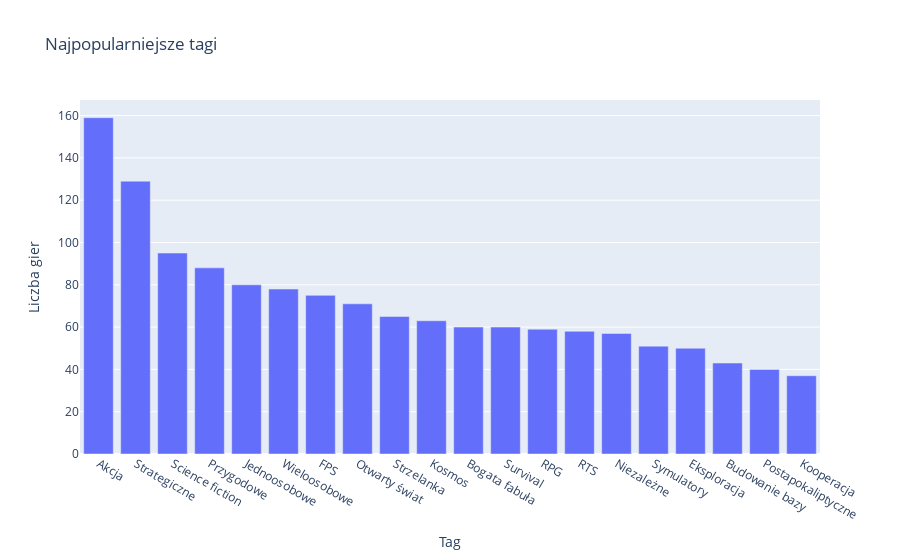

Here is the notebook cell this chart was saved with:
### Code cell
from collections import Counter

# Zliczanie wystąpień tagów
tag_counts = Counter()
for tags in df['Tagi']:
    # Przekształcenie stringa w listę tagów, zakładając, że są oddzielone przecinkami
    tag_list = tags.split(', ')
    tag_counts.update(tag_list)

# Przekształcenie wyników w DataFrame
tag_df = pd.DataFrame(tag_counts.items(), columns=['Tag', 'Count']).sort_values('Count', ascending=False)

# Wizualizacja
fig = px.bar(tag_df.head(20), x='Tag', y='Count', title='Najpopularniejsze tagi')
fig.update_layout(yaxis_title='Liczba gier')
fig.show()

### Figure 1 — Plotly figure (JSON) as saved in the notebook; plotly's stock layout.template omitted (floating-point values rounded to 4 significant figures)
{"data": [{"alignmentgroup": "True", "hovertemplate": "Tag=%{x}<br>Count=%{y}<extra></extra>", "legendgroup": "", "marker": {"color": "#636efa", "pattern": {"shape": ""}}, "name": "", "offsetgroup": "", "orientation": "v", "showlegend": false, "textposition": "auto", "type": "bar", "x": ["Akcja", "Strategiczne", "Science fiction", "Przygodowe", "Jednoosobowe", "Wieloosobowe", "FPS", "Otwarty świat", "Strzelanka", "Kosmos", "Bogata fabuła", "Survival", "RPG", "RTS", "Niezależne", "Symulatory", "Eksploracja", "Budowanie bazy", "Postapokaliptyczne", "Kooperacja"], "xaxis": "x", "y": [159, 129, 95, 88, 80, 78, 75, 71, 65, 63, 60, 60, 59, 58, 57, 51, 50, 43, 40, 37], "yaxis": "y"}], "layout": {"barmode": "relative", "legend": {"tracegroupgap": 0}, "title": {"text": "Najpopularniejsze tagi"}, "xaxis": {"anchor": "y", "domain": [0, 1], "title": {"text": "Tag"}}, "yaxis": {"anchor": "x", "domain": [0, 1], "title": {"text": "Liczba gier"}}}}
